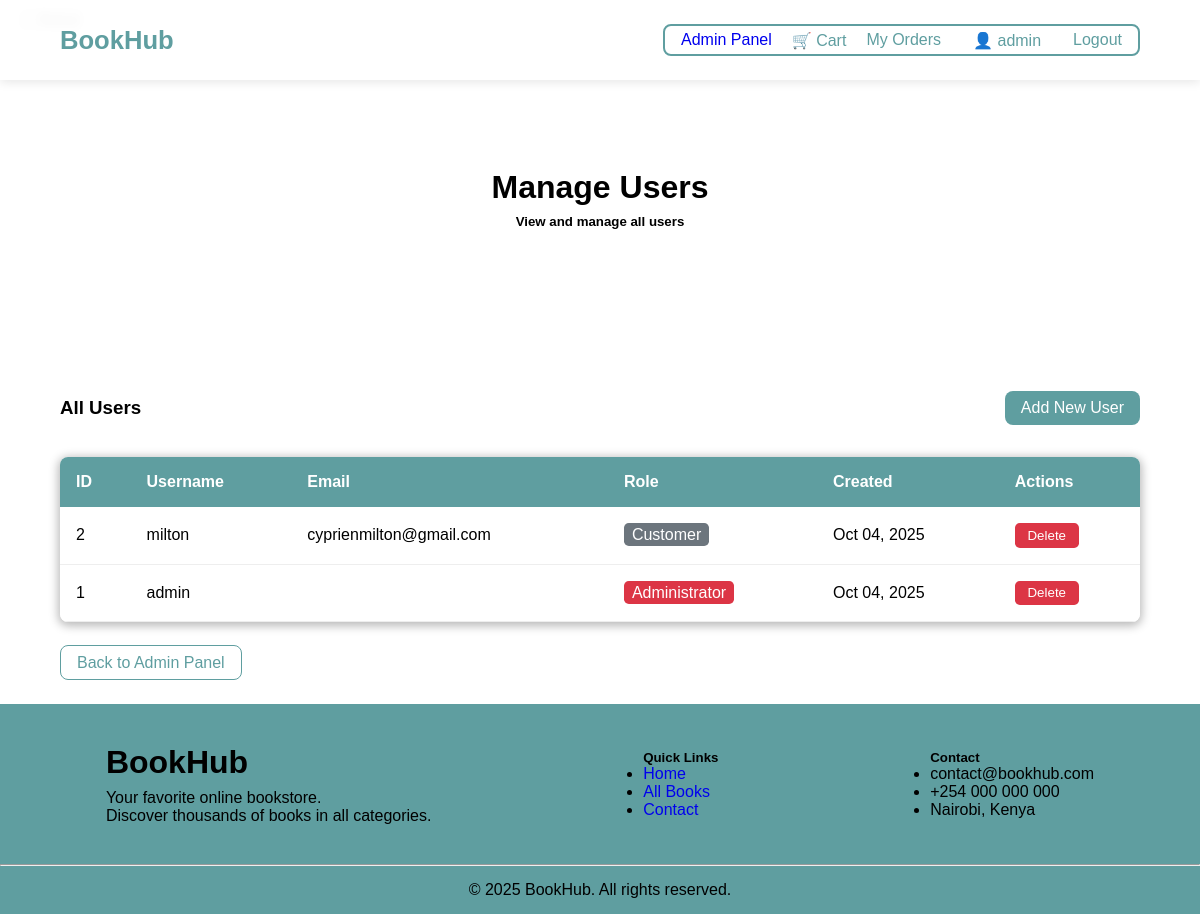
Page /admin-panel/users/ (signed in) on the earlier database version.
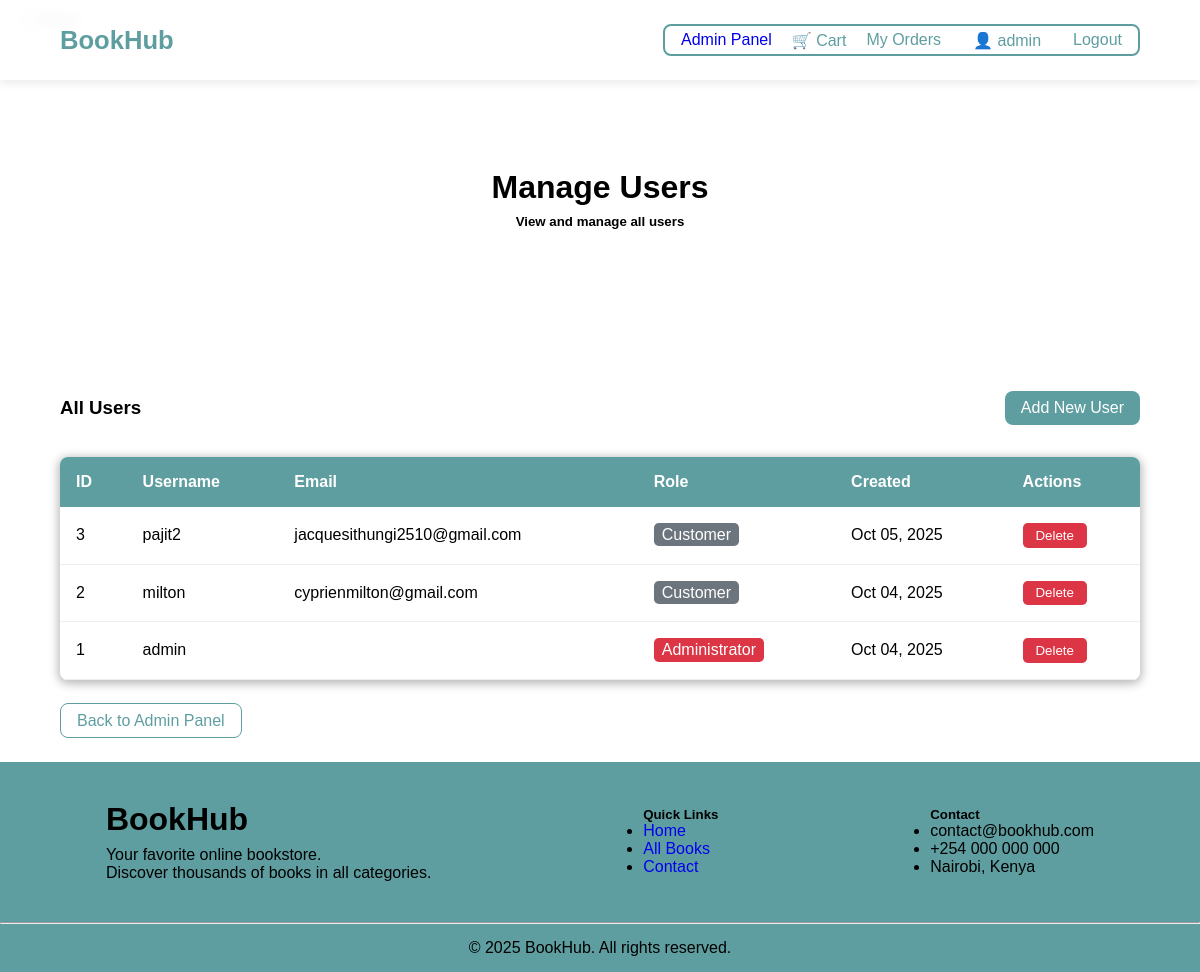
Same page on the later database version.
### core/models.py (models this page shows)
class User(AbstractUser):
    ROLE_CHOICES = (
        ('customer', 'Customer'),
        ('admin', 'Administrator'),
    )
    role = models.CharField(max_length=20, choices=ROLE_CHOICES, default='customer')
    phone_number = models.CharField(max_length=15, blank=True)
    address = models.TextField(blank=True)
    created_at = models.DateTimeField(auto_now_add=True)

### core/views.py (the view)
# urls.py: path('admin-panel/users/', views.admin_users, name='admin_users'),
@user_passes_test(is_admin)
def admin_users(request):
    users = User.objects.all().order_by('-created_at')
    return render(request, 'core/admin_users.html', {'users': users})

### core/views.py (called while the page is built)
def is_admin(user):
    return user.is_authenticated and (user.is_superuser or user.role == 'admin')

### core/templates/core/admin_users.html (shortened to what this page needs)
{% extends 'core/base.html' %}
{% block content %}
<div class="title">
    <h1>Manage Users</h1>
    <h5>View and manage all users</h5>
</div>
<div style="width: 90%; margin: 0 auto; padding: 2rem 0;">
    <div style="display: flex; justify-content: space-between; align-items: center; margin-bottom: 2rem;">
        <h3>All Users</h3>
        <a href="{% url 'admin_add_user' %}" style="background-color: cadetblue; color: white; padding: 0.5rem 1rem; border-radius: 0.5rem; text-decoration: none;">Add New User</a>
    </div>
    <div style="overflow-x: auto; box-shadow: 0px 2px 10px 2px rgba(0, 0, 0, 0.274); border-radius: 0.5rem;">
        <table style="width: 100%; border-collapse: collapse; background: white;">
            <thead style="background-color: cadetblue; color: white;">
                <tr>
                    <th style="padding: 1rem; text-align: left;">ID</th>
                    <th style="padding: 1rem; text-align: left;">Username</th>
                    <th style="padding: 1rem; text-align: left;">Email</th>
                    <th style="padding: 1rem; text-align: left;">Role</th>
                    <th style="padding: 1rem; text-align: left;">Created</th>
                    <th style="padding: 1rem; text-align: left;">Actions</th>
                </tr>
            </thead>
            <tbody>
                {% for user in users %}
                <tr style="border-bottom: 1px solid #eee;">
                    <td style="padding: 1rem;">{{ user.id }}</td>
                    <td style="padding: 1rem;">{{ user.username }}</td>
                    <td style="padding: 1rem;">{{ user.email }}</td>
                    <td style="padding: 1rem;">
                        <span style="padding: 0.2rem 0.5rem; border-radius: 0.3rem; {% if user.is_superuser %}background-color: #dc3545; color: white;{% else %}background-color: #6c757d; color: white;{% endif %}">
                            {% if user.is_superuser %}Administrator{% else %}Customer{% endif %}
                        </span>
                    </td>
                    <td style="padding: 1rem;">{{ user.created_at|date:"M d, Y" }}</td>
                    <td style="padding: 1rem;">
                        <button onclick="deleteUser({{ user.id }})" style="background-color: #dc3545; color: white; border: none; padding: 0.3rem 0.8rem; border-radius: 0.3rem; cursor: pointer;">Delete</button>
                    </td>
                </tr>
                {% empty %}
                <tr>
                    <td colspan="6" style="padding: 2rem; text-align: center;">No users found.</td>
                </tr>
                {% endfor %}
            </tbody>
        </table>
    </div>
    <div style="margin-top: 2rem;">
        <a href="{% url 'admin_panel' %}" style="border: solid 1px cadetblue; color: cadetblue; padding: 0.5rem 1rem; border-radius: 0.5rem; text-decoration: none;">Back to Admin Panel</a>
    </div>
</div>
{% endblock %}

### core/templates/core/includes/header.html
<nav class="header">
    <div class="sous_header">
        <a href="{% url 'home' %}" class="title_header">BookHub</a>
            <ul>
                {% if user.is_authenticated and user.is_superuser or user.role == 'admin' %}
                    <li><a href="{% url 'admin_panel' %}">Admin Panel</a></li>
                {% endif %}
                {% if user.is_authenticated %}
                    <li>
                        <a href="{% url 'cart_detail' %}" id="cart-link" style="color: cadetblue; display: flex;align-items: center;">
                            🛒 Cart<span id="cart-count" style="display: none;"> 0</span>
                        </a>
                    </li>
                    <li>
                        <a style="color: cadetblue;" href="{% url 'my_orders' %}">My Orders</a>
                        <span style="color: cadetblue; display: flex;align-items: center;">
                            👤 {{ user.username }}
                        </span>
                        <a href="#" style="color: cadetblue;" onclick="confirmLogout()">Logout</a>
                    </li>
                {% else %}
                    <a style="color: cadetblue;" href="{% url 'login' %}">Login</a>
                {% endif %}
            </ul>
    </div>
</nav>

Differences in the rows shown:
added User: id "3", username "pajit2", email "jacquesithungi2510@gmail.com", is_superuser "Customer", created_at "Oct 05, 2025"
